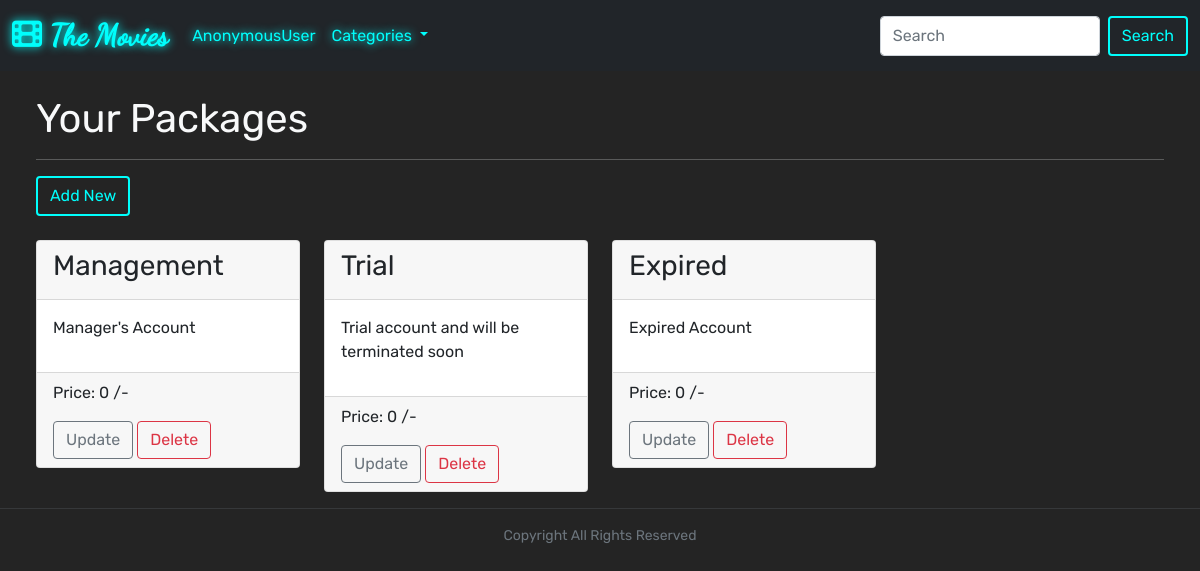
The page /web/packages/ on the database as committed earlier.
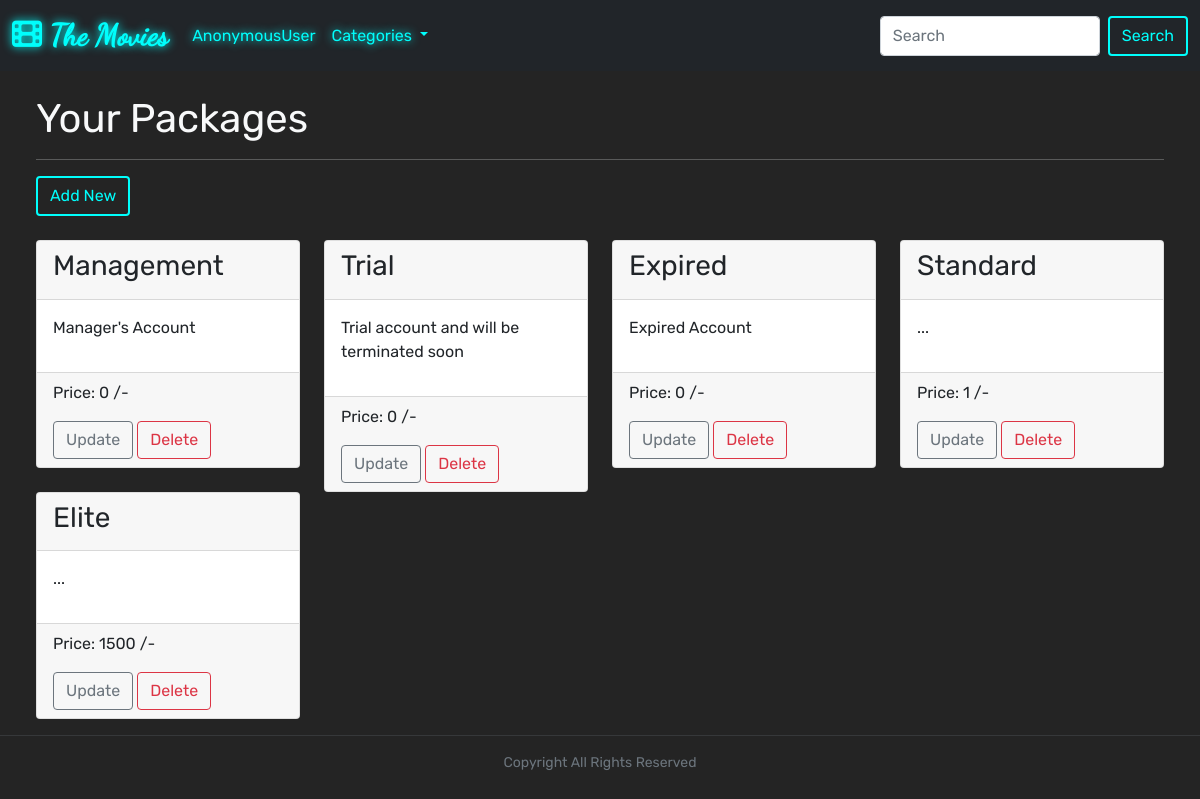
The same page on the database as committed later.
### web/models.py (models this page shows, shortened)
class BasicModel(models.Model):
    date_created = models.DateTimeField(auto_now_add=True)
    date_updated = models.DateTimeField(auto_now=True)
    class Meta:
        abstract = True

class AccountType(BasicModel):
    title = models.CharField(max_length=245, null=True)
    description = models.TextField(null=True, default='...')
    price = models.IntegerField(null=True, default=0)

### web/views.py (the view)
# urls.py: path('packages/', views.typereadpage, name='ReadPackages'),
def typereadpage(request):
    account_types = AccountType.objects.all()
    return render(request, 'account_type/read.html', context={"account_types": account_types})

### web/models.py (called while the page is built)
    def __str__(self):
        return self.title

### web/views.py (called while the page is built)
def categories(request):
    if request.user is None:
        person = Person.objects.get(user_id=request.user.id)
    else:
        person = Person.objects.get(id=2)
    context = {
        'categories': Tag.objects.all(),
        'person': person
    }
    return context

### web/templates/account_type/read.html
{% extends 'base.html' %}
{% load static %}
{% block content %}
    <div class="Packages" style="margin-left:3%; margin-right:3%;">
        <br>
    <h1 class="text-light">Your Packages</h1>
    <hr class="text-light">
    <a href="{% url 'CreatePackage' %}" class="btn primary-btn-outline">Add New</a>
    <br>
    <br>
    <div class="row">
        {% for type in account_types %}
            <div class="col-md-3">
                <div class="card">
                    <div class="card-header">
                        <h3>{{ type.title }}</h3>
                    </div>
                    <div class="card-body">
                        <p>{{ type.description }}</p>
                    </div>
                    <div class="card-footer">
                        <p>Price: {{ type.price }} /-</p>
                        <a href="{% url 'UpdatePackage' pk=type.id %}" class="btn btn-outline-secondary">Update</a>
                        <a href="{% url 'DeletePackage' pk=type.id %}" class="btn btn-outline-danger">Delete</a>
                    </div>
                </div>
            </div>
        {% endfor %}
    </div>
    </div>
{% endblock %}

### web/templates/base.html (shortened to what this page needs)
{% load static %}
<!DOCTYPE html>
<html lang="en">
<head>
    <link rel="stylesheet" href="{% static 'css/bootstrap.min.css' %}">
    <link rel="stylesheet" href="{% static 'css/style.css' %}">
    <link rel="stylesheet" href="{% static 'css/style.css' %}">
</head>
<body>
    <nav class="navbar navbar-expand-lg bg-dark">
        <div class="container-fluid">
            <a class="navbar-brand" href="{% url 'HomePage' %}"><i class="fa fa-film"></i>&nbsp;The Movies</a>
            <div class="collapse navbar-collapse" id="navbarSupportedContent">
                <ul class="navbar-nav me-auto mb-2 mb-lg-0">
                    <li class="nav-item">
                        <a class="nav-link" href="/web/account/{{ request.user.id }}">{{ request.user }}</a>
                    </li>
                    <li class="nav-item dropdown">
                        <a class="nav-link dropdown-toggle" href="#" id="navbarDropdown" role="button"
                            data-bs-toggle="dropdown" aria-expanded="false">
                            Categories
                        </a>
                    </li>
                </ul>
                <form class="d-flex">
                    <input class="form-control me-2" type="search" placeholder="Search" aria-label="Search">
                    <button class="btn primary-btn-outline" type="submit">Search</button>
                </form>
            </div>
        </div>
    </nav>
    {% block content %}
    {% endblock %}
    <div class="footer text-secondary text-center small">
        <hr>
        <span>Copyright All Rights Reserved</span>
        <br>
        <br>
    </div>
</body>
</html>

### static/css/style.css (style rules this page uses)
html { scroll-behavior: smooth; }
:root { --primary-bg-color: #242424; --secondary-bg-color: #1a1a1a; --primary-color: #00fefc; --primary-color-dark: #00dddb; --secondary-color: #b026ff; --secondary-color-dark: #a015ee; }
body { background-color: var(--primary-bg-color); overflow-x: hidden; font-family: "Rubik", cursive !important; }
.primary-btn-outline { color: var(--primary-color); border: 2px solid currentColor; transition: 0.5s; }
.navbar a { color: var(--primary-color); text-shadow: 0 0 10px currentColor; }
.navbar .navbar-brand { font-family: "Dancing Script", cursive; font-weight: bolder; font-size: 30px; }

Rows that differ between the two databases and show on the page:
added AccountType: title "Standard", description "...", price "1"
added AccountType: title "Elite", description "...", price "1500"
